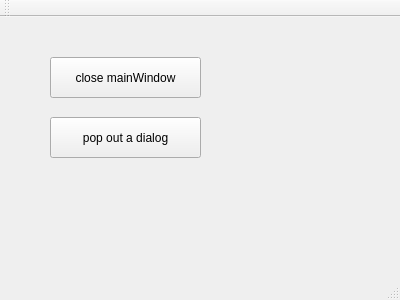
<?xml version="1.0" encoding="UTF-8"?>
<ui version="4.0">
 <class>MainWindow</class>
 <widget class="QMainWindow" name="MainWindow">
  <property name="geometry">
   <rect>
    <x>0</x>
    <y>0</y>
    <width>400</width>
    <height>300</height>
   </rect>
  </property>
  <property name="windowTitle">
   <string>MainWindow</string>
  </property>
  <widget class="QWidget" name="centralWidget">
   <widget class="QPushButton" name="pushButton">
    <property name="geometry">
     <rect>
      <x>50</x>
      <y>40</y>
      <width>151</width>
      <height>41</height>
     </rect>
    </property>
    <property name="text">
     <string>close mainWindow</string>
    </property>
   </widget>
   <widget class="QPushButton" name="pushButton_2">
    <property name="geometry">
     <rect>
      <x>50</x>
      <y>100</y>
      <width>151</width>
      <height>41</height>
     </rect>
    </property>
    <property name="text">
     <string>pop out a dialog</string>
    </property>
   </widget>
  </widget>
  <widget class="QMenuBar" name="menuBar">
   <property name="geometry">
    <rect>
     <x>0</x>
     <y>0</y>
     <width>400</width>
     <height>25</height>
    </rect>
   </property>
  </widget>
  <widget class="QToolBar" name="mainToolBar">
   <attribute name="toolBarArea">
    <enum>TopToolBarArea</enum>
   </attribute>
   <attribute name="toolBarBreak">
    <bool>false</bool>
   </attribute>
  </widget>
  <widget class="QStatusBar" name="statusBar"/>
 </widget>
 <layoutdefault spacing="6" margin="11"/>
 <resources/>
 <connections>
  <connection>
   <sender>pushButton</sender>
   <signal>clicked()</signal>
   <receiver>MainWindow</receiver>
   <slot>close()</slot>
   <hints>
    <hint type="sourcelabel">
     <x>109</x>
     <y>101</y>
    </hint>
    <hint type="destinationlabel">
     <x>199</x>
     <y>149</y>
    </hint>
   </hints>
  </connection>
 </connections>
</ui>
